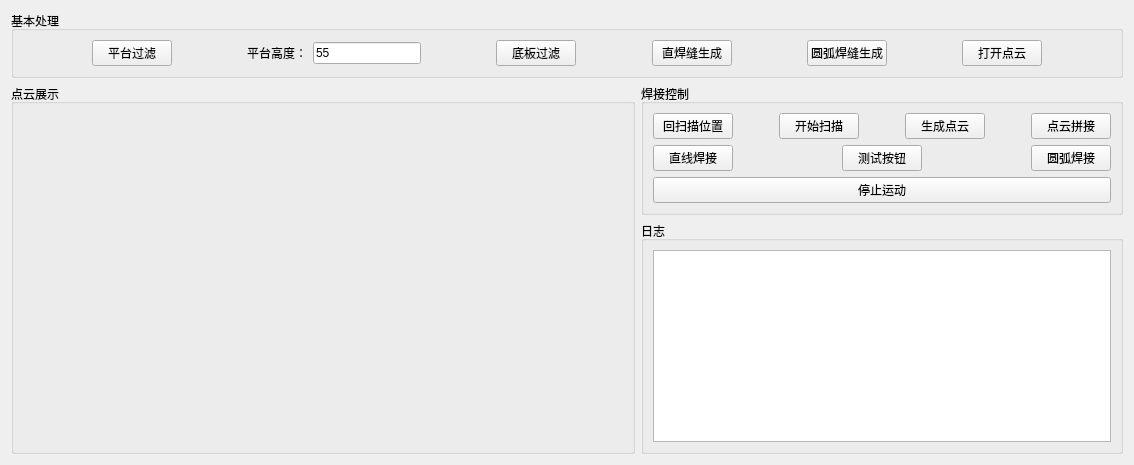
      <widget class="QWidget" name="tab_5">
       <attribute name="title">
        <string>点云处理</string>
       </attribute>
       <layout class="QGridLayout" name="gridLayout_16">
        <item row="0" column="0" colspan="2">
         <widget class="QGroupBox" name="groupBox_4">
          <property name="title">
           <string>基本处理</string>
          </property>
          <layout class="QGridLayout" name="gridLayout_9">
           <item row="0" column="0">
            <layout class="QHBoxLayout" name="horizontalLayout_6">
             <item>
              <spacer name="horizontalSpacer_21">
               <property name="orientation">
                <enum>Qt::Orientation::Horizontal</enum>
               </property>
               <property name="sizeHint" stdset="0">
                <size>
                 <width>18</width>
                 <height>20</height>
                </size>
               </property>
              </spacer>
             </item>
             <item>
              <widget class="QPushButton" name="pushButton_22">
               <property name="text">
                <string>平台过滤</string>
               </property>
              </widget>
             </item>
             <item>
              <spacer name="horizontalSpacer_23">
               <property name="orientation">
                <enum>Qt::Orientation::Horizontal</enum>
               </property>
               <property name="sizeHint" stdset="0">
                <size>
                 <width>18</width>
                 <height>20</height>
                </size>
               </property>
              </spacer>
             </item>
             <item>
              <widget class="QLabel" name="label_7">
               <property name="text">
                <string>平台高度：</string>
               </property>
              </widget>
             </item>
             <item>
              <widget class="QLineEdit" name="h_edi">
               <property name="text">
                <string>55</string>
               </property>
              </widget>
             </item>
             <item>
              <spacer name="horizontalSpacer_24">
               <property name="orientation">
                <enum>Qt::Orientation::Horizontal</enum>
               </property>
               <property name="sizeHint" stdset="0">
                <size>
                 <width>18</width>
                 <height>20</height>
                </size>
               </property>
              </spacer>
             </item>
             <item>
              <widget class="QPushButton" name="pushButton_25">
               <property name="text">
                <string>底板过滤</string>
               </property>
              </widget>
             </item>
             <item>
              <spacer name="horizontalSpacer_25">
               <property name="orientation">
                <enum>Qt::Orientation::Horizontal</enum>
               </property>
               <property name="sizeHint" stdset="0">
                <size>
                 <width>18</width>
                 <height>20</height>
                </size>
               </property>
              </spacer>
             </item>
             <item>
              <widget class="QPushButton" name="pushButton_26">
               <property name="text">
                <string>直焊缝生成</string>
               </property>
              </widget>
             </item>
             <item>
              <spacer name="horizontalSpacer_53">
               <property name="orientation">
                <enum>Qt::Orientation::Horizontal</enum>
               </property>
               <property name="sizeHint" stdset="0">
                <size>
                 <width>40</width>
                 <height>20</height>
                </size>
               </property>
              </spacer>
             </item>
             <item>
              <widget class="QPushButton" name="pushButton_7">
               <property name="text">
                <string>圆弧焊缝生成</string>
               </property>
              </widget>
             </item>
             <item>
              <spacer name="horizontalSpacer_26">
               <property name="orientation">
                <enum>Qt::Orientation::Horizontal</enum>
               </property>
               <property name="sizeHint" stdset="0">
                <size>
                 <width>18</width>
                 <height>20</height>
                </size>
               </property>
              </spacer>
             </item>
             <item>
              <widget class="QPushButton" name="pushButton_23">
               <property name="text">
                <string>打开点云</string>
               </property>
              </widget>
             </item>
             <item>
              <spacer name="horizontalSpacer_27">
               <property name="orientation">
                <enum>Qt::Orientation::Horizontal</enum>
               </property>
               <property name="sizeHint" stdset="0">
                <size>
                 <width>18</width>
                 <height>20</height>
                </size>
               </property>
              </spacer>
             </item>
            </layout>
           </item>
          </layout>
         </widget>
        </item>
        <item row="1" column="0" rowspan="2">
         <widget class="QGroupBox" name="groupBox_6">
          <property name="title">
           <string>点云展示</string>
          </property>
          <layout class="QGridLayout" name="gridLayout_11">
           <item row="0" column="0">
            <widget class="QVTKOpenGLNativeWidget" name="widget" native="true">
             <property name="minimumSize">
              <size>
               <width>600</width>
               <height>300</height>
              </size>
             </property>
            </widget>
           </item>
          </layout>
         </widget>
        </item>
        <item row="1" column="1">
         <widget class="QGroupBox" name="groupBox_7">
          <property name="title">
           <string>焊接控制</string>
          </property>
          <layout class="QGridLayout" name="gridLayout_12">
           <item row="1" column="0">
            <layout class="QHBoxLayout" name="horizontalLayout_43">
             <item>
              <widget class="QPushButton" name="pushButton_6">
               <property name="text">
                <string>回扫描位置</string>
               </property>
              </widget>
             </item>
             <item>
              <spacer name="horizontalSpacer_52">
               <property name="orientation">
                <enum>Qt::Orientation::Horizontal</enum>
               </property>
               <property name="sizeHint" stdset="0">
                <size>
                 <width>40</width>
                 <height>20</height>
                </size>
               </property>
              </spacer>
             </item>
             <item>
              <widget class="QPushButton" name="pushButton_15">
               <property name="text">
                <string>开始扫描</string>
               </property>
              </widget>
             </item>
             <item>
              <spacer name="horizontalSpacer_5">
               <property name="orientation">
                <enum>Qt::Orientation::Horizontal</enum>
               </property>
               <property name="sizeHint" stdset="0">
                <size>
                 <width>40</width>
                 <height>20</height>
                </size>
               </property>
              </spacer>
             </item>
             <item>
              <widget class="QPushButton" name="pushButton_19">
               <property name="text">
                <string>生成点云</string>
               </property>
              </widget>
             </item>
             <item>
              <spacer name="horizontalSpacer_6">
               <property name="orientation">
                <enum>Qt::Orientation::Horizontal</enum>
               </property>
               <property name="sizeHint" stdset="0">
                <size>
                 <width>40</width>
                 <height>20</height>
                </size>
               </property>
              </spacer>
             </item>
             <item>
              <widget class="QPushButton" name="pushButton_27">
               <property name="text">
                <string>点云拼接</string>
               </property>
              </widget>
             </item>
            </layout>
           </item>
           <item row="3" column="0">
            <widget class="QPushButton" name="pushButton_47">
             <property name="text">
              <string>停止运动</string>
             </property>
            </widget>
           </item>
           <item row="2" column="0">
            <layout class="QHBoxLayout" name="horizontalLayout_44">
             <item>
              <widget class="QPushButton" name="pushButton_40">
               <property name="text">
                <string>直线焊接</string>
               </property>
              </widget>
             </item>
             <item>
              <spacer name="horizontalSpacer_8">
               <property name="orientation">
                <enum>Qt::Orientation::Horizontal</enum>
               </property>
               <property name="sizeHint" stdset="0">
                <size>
                 <width>40</width>
                 <height>20</height>
                </size>
               </property>
              </spacer>
             </item>
             <item>
              <widget class="QPushButton" name="pushButton_5">
               <property name="text">
                <string>测试按钮</string>
               </property>
              </widget>
             </item>
             <item>
              <spacer name="horizontalSpacer_49">
               <property name="orientation">
                <enum>Qt::Orientation::Horizontal</enum>
               </property>
               <property name="sizeHint" stdset="0">
                <size>
                 <width>40</width>
                 <height>20</height>
                </size>
               </property>
              </spacer>
             </item>
             <item>
              <widget class="QPushButton" name="pushButton_41">
               <property name="text">
                <string>圆弧焊接</string>
               </property>
              </widget>
             </item>
            </layout>
           </item>
          </layout>
         </widget>
        </item>
        <item row="2" column="1">
         <widget class="QGroupBox" name="groupBox_5">
          <property name="maximumSize">
           <size>
            <width>999</width>
            <height>16777215</height>
           </size>
          </property>
          <property name="title">
           <string>日志</string>
          </property>
          <layout class="QGridLayout" name="gridLayout_10">
           <item row="0" column="0">
            <widget class="QTextEdit" name="logEdit_2">
             <property name="readOnly">
              <bool>true</bool>
             </property>
            </widget>
           </item>
          </layout>
         </widget>
        </item>
       </layout>
      </widget>
